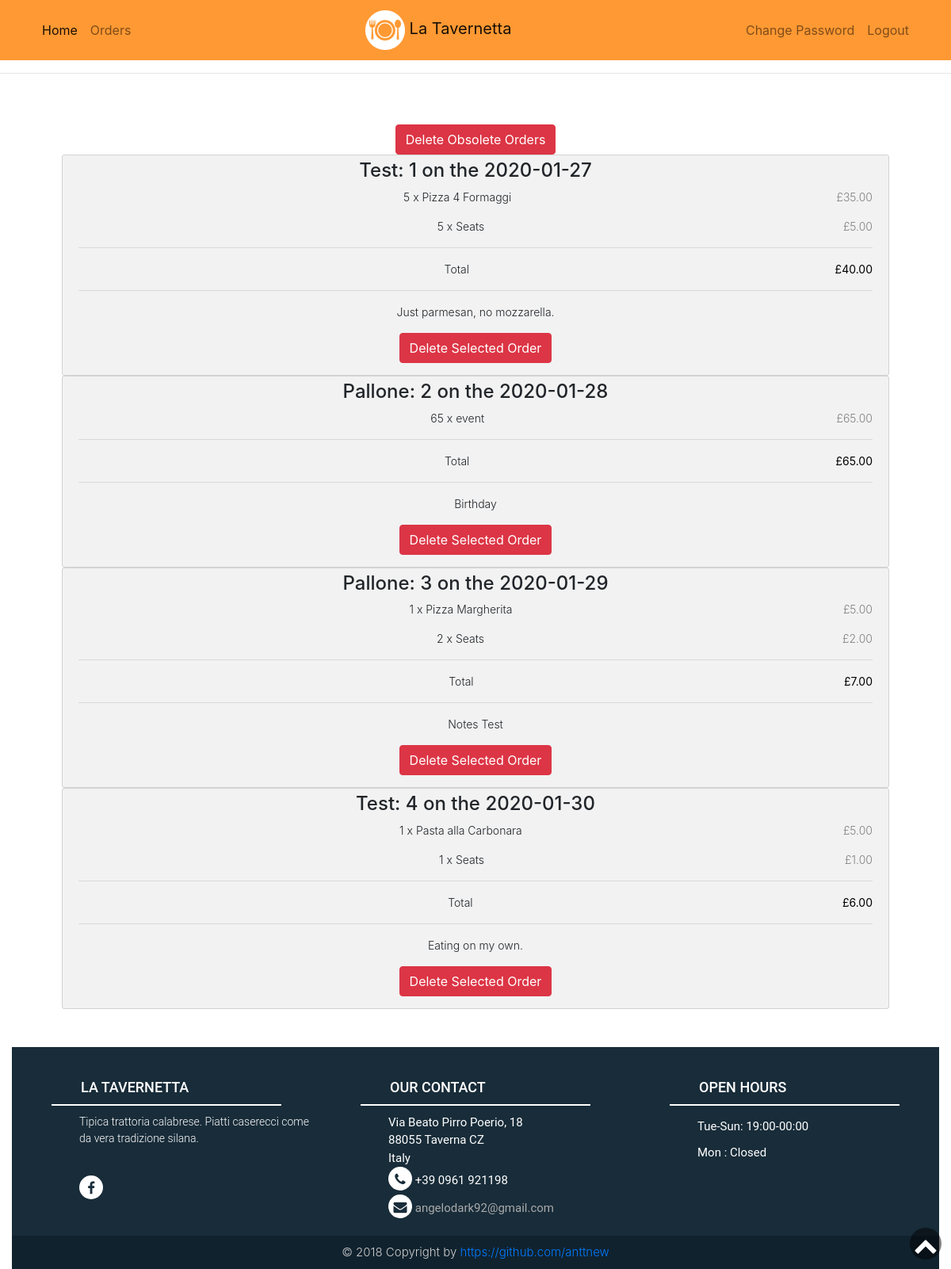
The page /admin_orders/ (signed in) on the database its author committed.
### tables this page shows
CREATE TABLE 'users' ('id' integer PRIMARY KEY NOT NULL, 'username' text NOT NULL, 'hash' text NOT NULL);

CREATE TABLE 'orders' ('id' integer PRIMARY KEY NOT NULL, 'item_id' integer NOT NULL, 'user_id' integer NOT NULL, 'coll_day' date NOT NULL, 'total_price' numeric NOT NULL, 'item_name'  text NOT NULL  , 'number'  INTEGER NOT NULL  );

CREATE TABLE 'notes' ('id' integer PRIMARY KEY NOT NULL, 'user_id' integer NOT NULL, 'coll_day' date NOT NULL, 'notes' text);

### app.py (the view, shortened to what this page needs)
@app.route("/admin_orders/", methods=["GET", "POST"])
@login_required
def admin_orders():
    if session["user_id"] == 1:
        day = db.execute("SELECT SUM (t.number) AS number, t.coll_day AS coll_day, SUM (t.total_price) AS totalp_day, t.user_id AS user_id, u.username AS name FROM orders t INNER JOIN users u ON t.user_id = u.id GROUP BY t.user_id, t.coll_day ORDER BY t.coll_day, u.username")
        items = db.execute("SELECT user_id, SUM(number) as number, item_name, SUM(total_price) AS total_price, coll_day FROM orders GROUP BY item_id, coll_day, user_id ORDER BY item_id")
        notes = db.execute("SELECT notes, user_id, coll_day FROM notes")
        return render_template("admin_orders.html", day=day, items=items, notes=notes)
    else:
        return redirect(url_for("index"))

### app.py (called while the page is built)
def pound(value):
    return f"£{value:,.2f}"

def login_required(f):
    @wraps(f)
    def decorated_function(*args, **kwargs):
        if session.get("user_id") is None:
            return redirect(url_for("login"))
        return f(*args, **kwargs)
    return decorated_function

### templates/admin_orders.html (shortened to what this page needs)
{% extends "layout.html" %}
{% block main %}
<form action="/admin_orders" method="post" id="forma1">
<button type="submit" class="btn btn-danger" name="delete" value=1>Delete Obsolete Orders</button>
</form>
{% for days in day %}
<form action="/admin_orders" method="post" id="forma2">
    <div id="basket">
    <div class="row">
            <div class="col-25">
                <div class="container">
                    <h4>{{days.name}}: {{loop.index}} on the {{days.coll_day}}
                    </h4>
                    {% for item in items%}
                        {% if item.coll_day == days.coll_day and item.user_id == days.user_id %}
                        <p>{{item.number}} x {{item.item_name}} <span class="price">{{item.total_price | pound}}</span></p>
                        {% endif %}
                    {% endfor %}
                    <hr>
                    <p>Total <span class="price" style="color:black"><b>{{days.totalp_day | pound}}</b></span></p>
                    <hr>
                    {% for note in notes %}
                        {% if note.coll_day == days.coll_day and note.user_id == days.user_id and note.notes %}
                        <p>{{note.notes}}</p>
                        {% endif %}
                    {% endfor %}
                <button type="submit" class="btn btn-danger">Delete Selected Order</button>
                </div>
        </div>
    </div>
</div>
</form>
{% endfor %}
{% endblock %}

### templates/layout.html (shortened to what this page needs)
<!DOCTYPE html>
<html lang="en">
<head>
    <link href="//maxcdn.bootstrapcdn.com/bootstrap/4.1.1/css/bootstrap.min.css" rel="stylesheet" id="bootstrap-css">
    <link href="/static/styles.css" rel="stylesheet">
    <link rel="stylesheet" href="https://maxcdn.bootstrapcdn.com/bootstrap/4.1.3/css/bootstrap.min.css">
    <link rel="stylesheet" href="https://cdnjs.cloudflare.com/ajax/libs/font-awesome/4.7.0/css/font-awesome.min.css">
</head>
<body>
    <nav class="navbar navbar-expand-md navbar-light main-nav" style="background-color: #ff9933;">
        <div class="container">
            <div class="collapse navbar-collapse flex-1">
                <ul class="nav navbar-nav w-100">
                    <li class="nav-item active">
                        <a class="nav-link" href="/">Home</a>
                    </li>
                    {% if session.get("user_id") and session.get("user_id") > 1 %}
                    <li class="nav-item">
                        <a class="nav-link" href="/table">Eat In</a>
                    </li>
                    <li class="nav-item">
                        <a class="nav-link" href="/orders">My Orders</a>
                    </li>
                    {% elif session.get("user_id") == 1 %}
                    <li class="nav-item">
                        <a class="nav-link" href="/admin_orders">Orders</a>
                    </li>
                    {% endif %}
                </ul>
            </div>
            <div class="order-first order-md-0 d-flex justify-content-center">
                <a class="navbar-brand mx-0" href="/"><img src="\static\restaurant.png" alt=""> La Tavernetta</a>
            </div>
            <div class="collapse navbar-collapse flex-1">
                <ul class="nav navbar-nav ml-auto">
                    {% if session.user_id and session.get("user_id") > 1%}
                    <li class="nav-item">
                        <a class="nav-link" href="/basket">Basket</a>
                    </li>
                    <li class="nav-item">
                        <a class="nav-link" href="/passw">Change Password</a>
                    </li>
                    <li class="nav-item">
                        <a class="nav-link" href="/logout">Logout</a>
                    </li>
                    {% elif session.get("user_id") == 1 %}
                    <li class="nav-item">
                        <a class="nav-link" href="/passw">Change Password</a>
                    </li>
                    <li class="nav-item">
                        <a class="nav-link" href="/logout">Logout</a>
                    </li>
                    {% endif %}
                </ul>
            </div>
        </div>
    </nav>
    <hr>
    <div class="container-fluid small">
        <main class="container p-5">
            {% block main %}{% endblock %}
        </main>
<footer class="-bg-footer" id="footer">
        <div class="container-fluid">
            <div class="row footer-align">
                <div class="col-md-4 col-sm-4">
                    <h5>La Tavernetta</h5>
                    <hr class="hr-foot">
                    <div class="footer-items">
                        <p class="footer">
                            Tipica trattoria calabrese. Piatti caserecci come da vera tradizione silana.
                        </p>
                        <ul class="social-networks">
                            <a href="https://www.facebook.com/latavernettatrattoria" class="facebook"><i class="fa fa-facebook"></i></a>
                        </ul>
                    </div>
                </div>
                <div class="col-md-4 col-sm-4">
                    <h5>Our contact</h5>
                    <hr class="hr-foot">
                    <div class="footer-items">
                        <address>
                                Via Beato Pirro Poerio, 18
                                <br>
                                88055 Taverna CZ
                                <br>
                                Italy
                                <br>
                                <i class="fa fa-phone address"></i> +39 0961 921198
                                <br>
                                <i class="fa fa-envelope address"></i> <a href="angelodark92@gmail.com">angelodark92@gmail.com</a>
                        </address>
                    </div>
                </div>
                <div class="col-md-4 col-sm-4">
                    <h5>Open hours</h5>
                    <hr class="hr-foot">
                    <div class="footer-items">
                        <ul>
                            <li>Tue-Sun: 19:00-00:00</li>
                            <li>Mon    : Closed</li>
                        </ul>
                    </div>
                </div>
            </div>
        </div>
        <a class="to-top" href="#myPage" title="toTop">
            <i class="fa fa-chevron-up"></i>
        </a>
    </footer>
    <div class="footer-copyright">
            <p>&copy 2018 Copyright by  <a href="https://github.com/anttnew"> https://github.com/anttnew</a></p>
    </div>
</body>
</html>

### static/styles.css (style rules this page uses)
main { overflow-x: auto; text-align: center; }
body { font-family: 'Montserrat', sans-serif; color: #333; line-height: 1.6; }
.nav-item a { color: #333; }
p { font-weight: 300; font-size: 14px; }
#footer { background-color: #182c39; color: white; font-family: 'Roboto', sans-serif; }
#footer ul { list-style-type: none; padding-left: 0; line-height: 2.2; }
#footer h5 { font-size: 18px; color: white; margin-top: 40px; margin-bottom: 10px; text-transform: uppercase; margin-left: 4em; }
#footer a { color: #aaa; }
#footer .social-networks { padding-top: 20px; padding-bottom: 25px; }
#footer .footer-items .fa { font-size: 17px; margin-bottom: 5px; background-color: white; color: #182c39; border-radius: 50%; padding-bottom: 25px; height: 30px; width: 30px; text-align: center; line-height: 31px; text-decoration: none; transition: color 1s; }
#footer .footer-items { margin: auto; padding-left: 70px; font-size: 15px; }
.footer-copyright { background-color: #10222e; }
.footer-copyright p { text-align: center; color: #ccc; font-size: 15px; padding: 10px 0; margin-bottom: 0; }
#footer .hr-foot { width: 80%; margin: 10px auto; border: 1px solid #fff; }
#footer .to-top { color: #fff; font-size: 30px; position: fixed; right: 12px; bottom: 12px; height: 40px; width: 40px; text-decoration: none; -moz-border-radius: 50%; -webkit-border-radius: 50%; border-radius: 50%; text-align: center; background: rgba(0, 0, 0, 0.5); background-repeat: no-repeat; background-position: center; }
#basket .row { display: -ms-flexbox; display: flex; -ms-flex-wrap: wrap; flex-wrap: wrap; margin: 0 -16px; }
#basket .col-25 { -ms-flex: 25%; flex: 25%; }
#basket .col-25, #basket .col-50, #basket .col-75 { padding: 0 16px; }
#basket .container { background-color: #f2f2f2; padding: 5px 20px 15px 20px; border: 1px solid lightgrey; border-radius: 3px; }
#basket span.price { float: right; color: grey; }

### rows shown on the page
users: name "Test", coll_day "2020-01-27", number "5" "1", item_name "Seats" "Seats", total_price|pound "£5.00" "£1.00", totalp_day|pound "£40.00", coll_day "2020-01-30", totalp_day|pound "£6.00"
orders: number "5", item_name "Pizza 4 Formaggi", total_price|pound "£35.00"
notes: notes "Just parmesan, no mozzarella."
users: name "Pallone", coll_day "2020-01-28", totalp_day|pound "£65.00", coll_day "2020-01-29", number "2", item_name "Seats", total_price|pound "£2.00", totalp_day|pound "£7.00"
orders: number "65", item_name "event", total_price|pound "£65.00"
notes: notes "Birthday"
orders: number "1", item_name "Pizza Margherita", total_price|pound "£5.00"
notes: notes "Notes Test"
orders: number "1", item_name "Pasta alla Carbonara", total_price|pound "£5.00"
notes: notes "Eating on my own."
